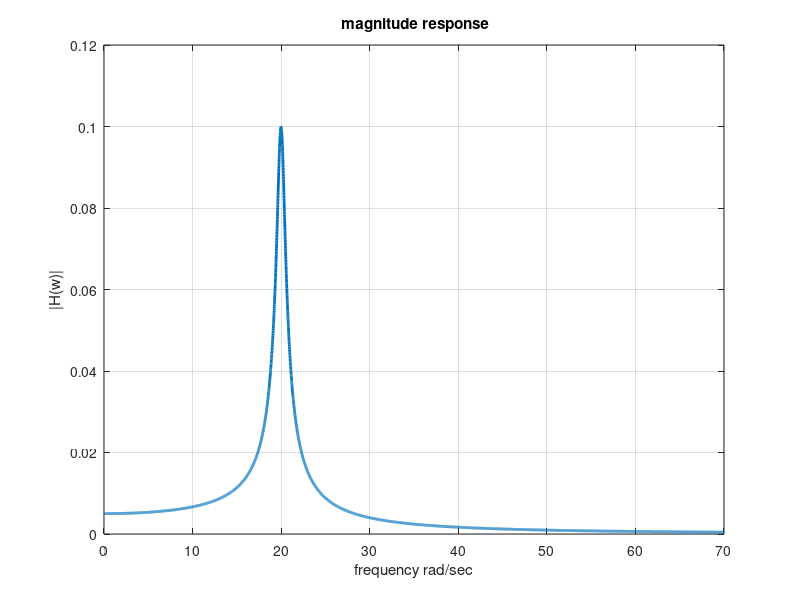
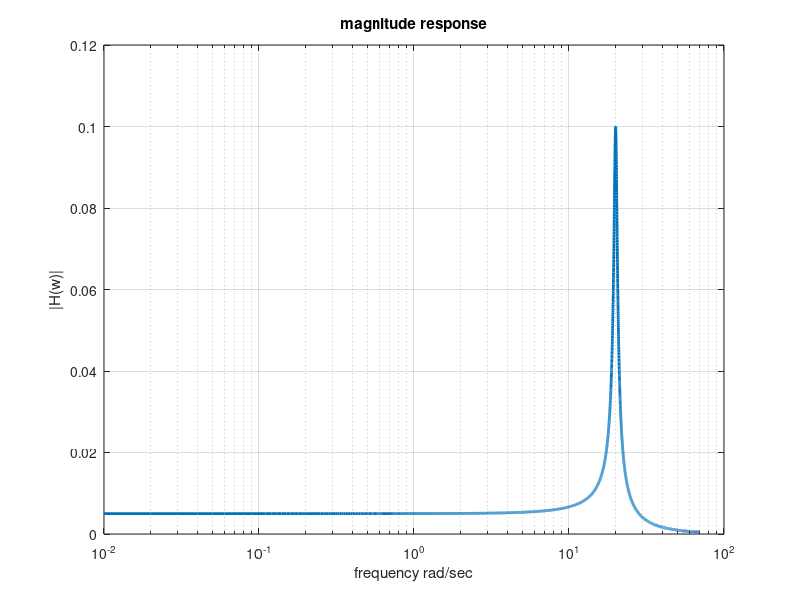
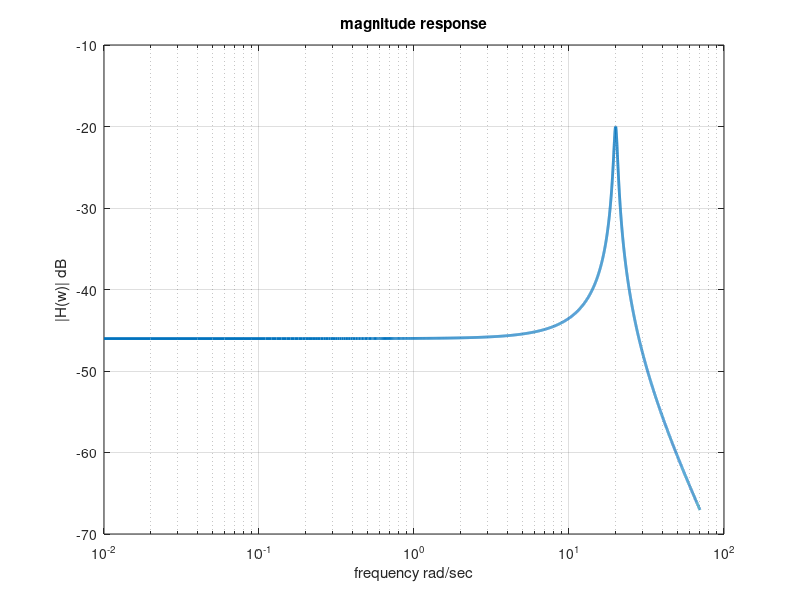
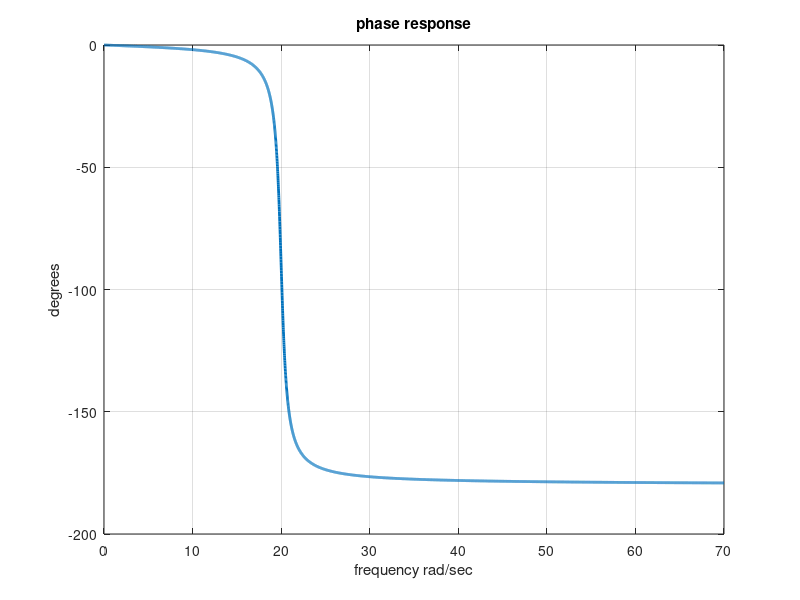

The MATLAB script that drew these images, in order:
clc;
clear all;
close all;

% define the range of frequencies
w = 0:0.01:70;

% define the transfer function H(w) here
H = 2./(400-w.^2+1j*w);


% plot the magnitude vs frequency on linear axes
figure;
plot(w,abs(H),'linewidth',2);grid on;
xlabel('frequency rad/sec');
ylabel('|H(w)|');
title(' magnitude response');


% plot the magnitude vs frequency on log axes
figure;
semilogx(w,abs(H),'linewidth',2);grid on;
xlabel('frequency rad/sec');
ylabel('|H(w)|');
title('magnitude response');

% plot the magnitude in dB vs frequency on log axes
figure;
semilogx(w,20*log10(abs(H)),'linewidth',2);grid on;
xlabel('frequency rad/sec');
ylabel('|H(w)| dB');
title('magnitude response');


% plot the phase vs frequency on linear axes
figure;
plot(w,angle(H)*57.3,'linewidth',2);grid on;
xlabel('frequency rad/sec');
ylabel('degrees');
title('phase response');

% plot the phase vs frequency on log axes
figure;
semilogx(w,angle(H)*57.3,'linewidth',2);grid on;
xlabel('frequency rad/sec');
ylabel('degrees');
title('phase response');
